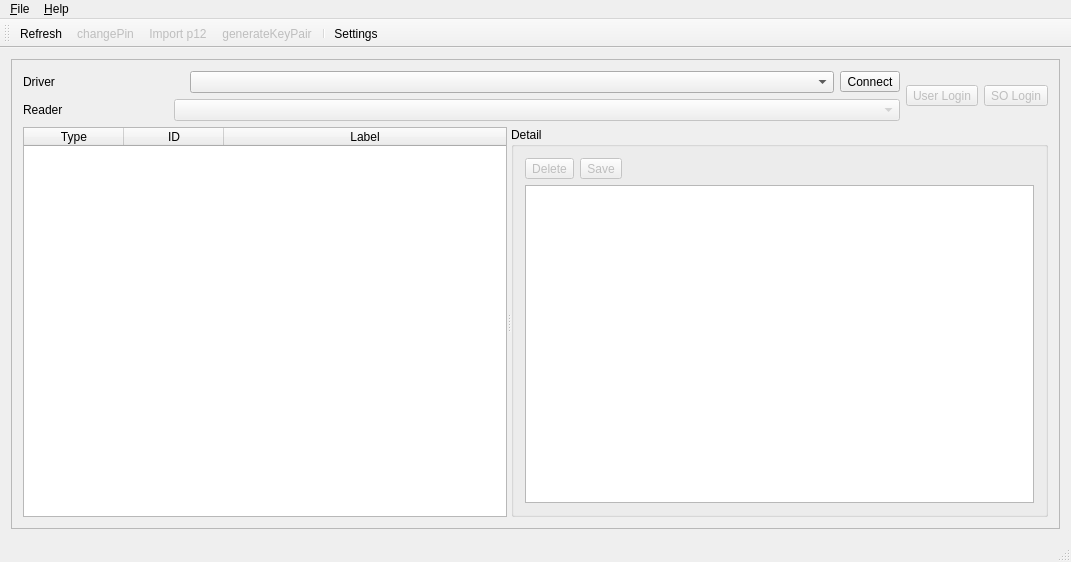
<?xml version="1.0" encoding="UTF-8"?>
<ui version="4.0">
 <class>MainWindow</class>
 <widget class="QMainWindow" name="MainWindow">
  <property name="geometry">
   <rect>
    <x>0</x>
    <y>0</y>
    <width>1071</width>
    <height>562</height>
   </rect>
  </property>
  <property name="windowTitle">
   <string>P11Gui</string>
  </property>
  <property name="windowIcon">
   <iconset resource="../assets/icons.qrc">
    <normaloff>:/icons/smartcard</normaloff>:/icons/smartcard</iconset>
  </property>
  <widget class="QWidget" name="centralWidget">
   <layout class="QGridLayout" name="gridLayout_2">
    <item row="0" column="0">
     <widget class="QFrame" name="frame">
      <property name="frameShape">
       <enum>QFrame::StyledPanel</enum>
      </property>
      <property name="frameShadow">
       <enum>QFrame::Raised</enum>
      </property>
      <layout class="QGridLayout" name="gridLayout">
       <item row="0" column="2">
        <widget class="QToolButton" name="soLoginBtn">
         <property name="enabled">
          <bool>false</bool>
         </property>
         <property name="text">
          <string>SO Login</string>
         </property>
         <property name="icon">
          <iconset resource="../assets/icons.qrc">
           <normaloff>:/icons/lock</normaloff>:/icons/lock</iconset>
         </property>
         <property name="iconSize">
          <size>
           <width>32</width>
           <height>32</height>
          </size>
         </property>
         <property name="toolButtonStyle">
          <enum>Qt::ToolButtonTextUnderIcon</enum>
         </property>
        </widget>
       </item>
       <item row="0" column="0">
        <layout class="QVBoxLayout" name="verticalLayout">
         <item>
          <layout class="QHBoxLayout" name="horizontalLayout_2" stretch="1,4,1">
           <item>
            <widget class="QLabel" name="label_2">
             <property name="text">
              <string>Driver</string>
             </property>
            </widget>
           </item>
           <item>
            <widget class="QComboBox" name="driverCmb"/>
           </item>
           <item>
            <widget class="QToolButton" name="connectBtn">
             <property name="text">
              <string>Connect</string>
             </property>
            </widget>
           </item>
          </layout>
         </item>
         <item>
          <layout class="QHBoxLayout" name="horizontalLayout" stretch="1,5">
           <item>
            <widget class="QLabel" name="label">
             <property name="text">
              <string>Reader</string>
             </property>
            </widget>
           </item>
           <item>
            <widget class="QComboBox" name="cmbReader">
             <property name="enabled">
              <bool>false</bool>
             </property>
            </widget>
           </item>
          </layout>
         </item>
        </layout>
       </item>
       <item row="0" column="1">
        <widget class="QToolButton" name="userLoginBtn">
         <property name="enabled">
          <bool>false</bool>
         </property>
         <property name="text">
          <string>User Login</string>
         </property>
         <property name="icon">
          <iconset resource="../assets/icons.qrc">
           <normaloff>:/icons/lock</normaloff>:/icons/lock</iconset>
         </property>
         <property name="iconSize">
          <size>
           <width>32</width>
           <height>32</height>
          </size>
         </property>
         <property name="checked">
          <bool>false</bool>
         </property>
         <property name="toolButtonStyle">
          <enum>Qt::ToolButtonTextUnderIcon</enum>
         </property>
        </widget>
       </item>
       <item row="1" column="0" colspan="3">
        <widget class="QSplitter" name="splitter">
         <property name="orientation">
          <enum>Qt::Horizontal</enum>
         </property>
         <widget class="QTableWidget" name="smartcardContent">
          <property name="selectionMode">
           <enum>QAbstractItemView::SingleSelection</enum>
          </property>
          <property name="selectionBehavior">
           <enum>QAbstractItemView::SelectRows</enum>
          </property>
          <property name="sortingEnabled">
           <bool>true</bool>
          </property>
          <attribute name="horizontalHeaderStretchLastSection">
           <bool>true</bool>
          </attribute>
          <column>
           <property name="text">
            <string>Type</string>
           </property>
          </column>
          <column>
           <property name="text">
            <string>ID</string>
           </property>
          </column>
          <column>
           <property name="text">
            <string>Label</string>
           </property>
          </column>
         </widget>
         <widget class="QGroupBox" name="groupBox">
          <property name="title">
           <string>Detail</string>
          </property>
          <layout class="QGridLayout" name="gridLayout_3">
           <item row="0" column="0">
            <widget class="QToolButton" name="deleteBtn">
             <property name="enabled">
              <bool>false</bool>
             </property>
             <property name="text">
              <string>Delete</string>
             </property>
             <property name="icon">
              <iconset resource="../assets/icons.qrc">
               <normaloff>:/icons/trash</normaloff>:/icons/trash</iconset>
             </property>
             <property name="iconSize">
              <size>
               <width>32</width>
               <height>32</height>
              </size>
             </property>
             <property name="toolButtonStyle">
              <enum>Qt::ToolButtonTextBesideIcon</enum>
             </property>
            </widget>
           </item>
           <item row="1" column="0" colspan="3">
            <widget class="QTextBrowser" name="detailText"/>
           </item>
           <item row="0" column="1">
            <widget class="QToolButton" name="saveBtn">
             <property name="enabled">
              <bool>false</bool>
             </property>
             <property name="text">
              <string>Save</string>
             </property>
             <property name="icon">
              <iconset resource="../assets/icons.qrc">
               <normaloff>:/icons/save</normaloff>:/icons/save</iconset>
             </property>
             <property name="iconSize">
              <size>
               <width>32</width>
               <height>32</height>
              </size>
             </property>
             <property name="toolButtonStyle">
              <enum>Qt::ToolButtonTextBesideIcon</enum>
             </property>
            </widget>
           </item>
          </layout>
         </widget>
        </widget>
       </item>
      </layout>
     </widget>
    </item>
   </layout>
  </widget>
  <widget class="QToolBar" name="mainToolBar">
   <property name="iconSize">
    <size>
     <width>32</width>
     <height>32</height>
    </size>
   </property>
   <attribute name="toolBarArea">
    <enum>TopToolBarArea</enum>
   </attribute>
   <attribute name="toolBarBreak">
    <bool>false</bool>
   </attribute>
   <addaction name="actionRefresh"/>
   <addaction name="actionchangePin"/>
   <addaction name="actionImport_p12"/>
   <addaction name="actiongenerateKeyPair"/>
   <addaction name="separator"/>
   <addaction name="actionSettings"/>
  </widget>
  <widget class="QStatusBar" name="statusBar"/>
  <widget class="QMenuBar" name="menuBar">
   <property name="geometry">
    <rect>
     <x>0</x>
     <y>0</y>
     <width>1071</width>
     <height>19</height>
    </rect>
   </property>
   <widget class="QMenu" name="menu_File">
    <property name="title">
     <string>&amp;File</string>
    </property>
    <addaction name="action_Exit"/>
   </widget>
   <widget class="QMenu" name="menu_Help">
    <property name="title">
     <string>&amp;Help</string>
    </property>
    <addaction name="separator"/>
    <addaction name="actionAbout_QT"/>
    <addaction name="actionLicense"/>
   </widget>
   <addaction name="menu_File"/>
   <addaction name="menu_Help"/>
  </widget>
  <action name="actionImport_p12">
   <property name="enabled">
    <bool>false</bool>
   </property>
   <property name="icon">
    <iconset resource="../assets/icons.qrc">
     <normaloff>:/icons/import</normaloff>:/icons/import</iconset>
   </property>
   <property name="text">
    <string>Import p12</string>
   </property>
  </action>
  <action name="actionRefresh">
   <property name="icon">
    <iconset resource="../assets/icons.qrc">
     <normaloff>:/icons/refresh</normaloff>:/icons/refresh</iconset>
   </property>
   <property name="text">
    <string>Refresh</string>
   </property>
  </action>
  <action name="actionchangePin">
   <property name="enabled">
    <bool>false</bool>
   </property>
   <property name="icon">
    <iconset resource="../assets/icons.qrc">
     <normaloff>:/icons/change_pin</normaloff>:/icons/change_pin</iconset>
   </property>
   <property name="text">
    <string>changePin</string>
   </property>
  </action>
  <action name="actionSettings">
   <property name="icon">
    <iconset resource="../assets/icons.qrc">
     <normaloff>:/icons/settings</normaloff>:/icons/settings</iconset>
   </property>
   <property name="text">
    <string>Settings</string>
   </property>
  </action>
  <action name="actiongenerateKeyPair">
   <property name="enabled">
    <bool>false</bool>
   </property>
   <property name="icon">
    <iconset resource="../assets/icons.qrc">
     <normaloff>:/icons/keypair</normaloff>:/icons/keypair</iconset>
   </property>
   <property name="text">
    <string>generateKeyPair</string>
   </property>
  </action>
  <action name="action_Exit">
   <property name="text">
    <string>&amp;Exit</string>
   </property>
  </action>
  <action name="actionAbout_QT">
   <property name="text">
    <string>About QT</string>
   </property>
  </action>
  <action name="actionLicense">
   <property name="text">
    <string>License</string>
   </property>
  </action>
 </widget>
 <layoutdefault spacing="6" margin="11"/>
 <resources>
  <include location="../assets/icons.qrc"/>
 </resources>
 <connections>
  <connection>
   <sender>action_Exit</sender>
   <signal>triggered()</signal>
   <receiver>MainWindow</receiver>
   <slot>close()</slot>
   <hints>
    <hint type="sourcelabel">
     <x>-1</x>
     <y>-1</y>
    </hint>
    <hint type="destinationlabel">
     <x>535</x>
     <y>280</y>
    </hint>
   </hints>
  </connection>
 </connections>
</ui>
